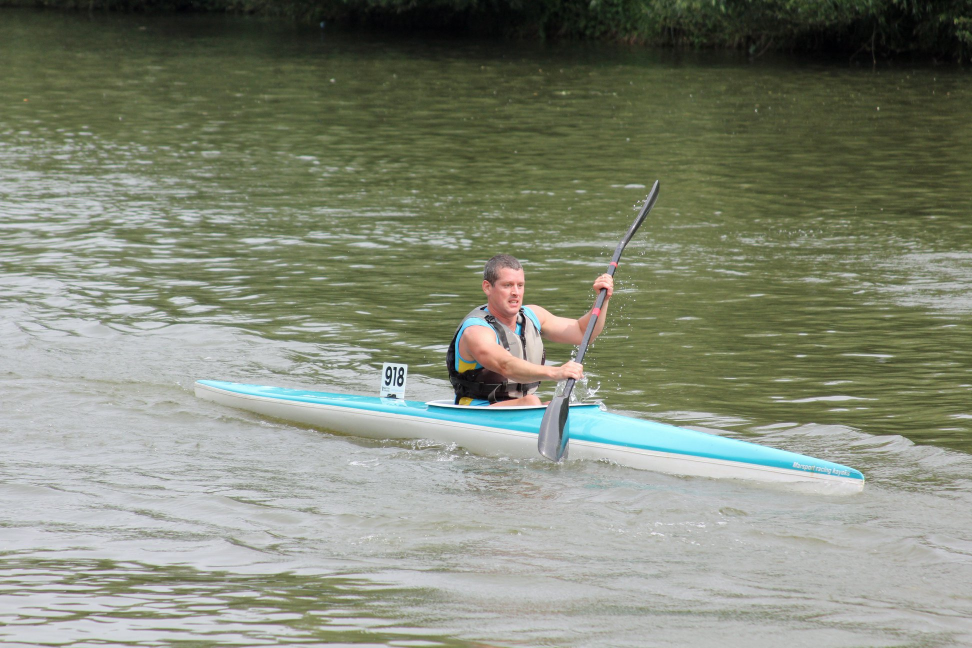
#> input picture img/img1.jpg, 1944 x 1296 px (shown at 1/2 size)
$ python filters.py -i img/img1.jpg
#> lines starting #> are read from the running program, lines starting #| are printed output that depends on the picture; after the words box and inside, x2 and y2 are one past the last pixel; in counts of white or black regions, pixels touching at a corner belong together
"""Using filters (+ eventually edge detection) to try to get number boards.
"""
import argparse
import math
import os
import typing

import numpy as np

import cv2
import networkx as nx
import pytesseract

# =============
# Magic numbers
# =============
MIN_CONTOUR_ASPECT_RATIO = 0.15  # Careful around digit "1"
MAX_CONTOUR_ASPECT_RATIO = 1
MIN_CONTOUR_AREA = 30
DELTA_ANGLE = 15  # Careful around skewed images
DELTA_AREA = 1
DELTA_WIDTH = 1
DELTA_HEIGHT = 0.2  # Number characters vary more in width than height


def calc_aspect_ratio(contour: np.ndarray) -> float:
    """Aspect ratio of a single contour"""
    _, _, width, height = cv2.boundingRect(contour)
    return width / height


def calc_dist_between_centres(cnt1: np.ndarray, cnt2: np.ndarray) -> float:
    """Distance between the centres of the bounding boxes of two contours"""
    x1, y1, w1, h1 = cv2.boundingRect(cnt1)
    x2, y2, w2, h2 = cv2.boundingRect(cnt2)

    cx1, cy1 = [x1 + w1 / 2, y1 + h1 / 2]
    cx2, cy2 = [x2 + w2 / 2, y2 + h2 / 2]

    return math.sqrt((cx1 - cx2)**2 + (cy1 - cy2)**2)


def calc_angle_between_centres(cnt1: np.ndarray, cnt2: np.ndarray) -> float:
    """Angle between the coordinates of the bounding box centres"""
    x1, y1, _, _ = cv2.boundingRect(cnt1)
    x2, y2, _, _ = cv2.boundingRect(cnt2)

    adjacent = abs(x1 - x2)
    opposite = abs(y1 - y2)

    if adjacent != 0:
        angle = math.atan(opposite / adjacent)
    else:
        angle = math.pi / 2

    # Convert to degrees for readability
    return angle * (180 / math.pi)


def calc_changes(cnt1: np.ndarray,
                 cnt2: np.ndarray) -> typing.Tuple[float, float, float]:
    """Calculate the changes in area, width and height between two contours"""
    _, _, w1, h1 = cv2.boundingRect(cnt1)
    _, _, w2, h2 = cv2.boundingRect(cnt2)

    delta_area = abs(w2 * h2 - w1 * h1) / (w1 * h1)
    delta_width = abs(w2 - w1) / w1
    delta_height = abs(h2 - h1) / h1

    return (delta_area, delta_width, delta_height)


if __name__ == '__main__':

    args_parser = argparse.ArgumentParser()
    args_parser.add_argument('--image',
                             '-i',
                             help="""location of image file to process""",
                             dest='img_loc',
                             required=True)
    args_parser.add_argument(
        '--debug',
        help='save intermediate images',
        dest='debug',
        action='store_true',
    )
    args_parser.add_argument(
        '--show-results',
        help='show results images',
        dest='show_results',
        action='store_true',
    )

    args_parser.set_defaults(debug=False)
    args_parser.set_defaults(show_results=False)
    args = args_parser.parse_args()

    debug = args.debug
    img_loc = args.img_loc
    show_results = args.show_results

    if not os.path.exists(img_loc):
        raise IOError(f'File {img_loc} does not exist')

    img = cv2.imread(img_loc)
#> img is the input picture: shape (1296, 1944, 3); mean B, G, R 119.7, 136.3, 130.6
    # img = cv2.resize(img, (620, 480))
    if debug:
        file_stem = os.path.splitext(os.path.basename(img_loc))[0]
        output_dir = os.path.join('/tmp/auto-hasler', file_stem)
        os.makedirs(output_dir, exist_ok=True)
        print(f'In debug mode: intermediate images written to {output_dir}')
        cv2.imwrite(os.path.join(output_dir, '1_original.png'), img)

    # Transform to grey image
    hsv = cv2.cvtColor(img, cv2.COLOR_BGR2HSV)
#> hsv: shape (1296, 1944, 3); mean H, S, V 52.8, 50.2, 138
    hue, saturation, greyscale = cv2.split(hsv)
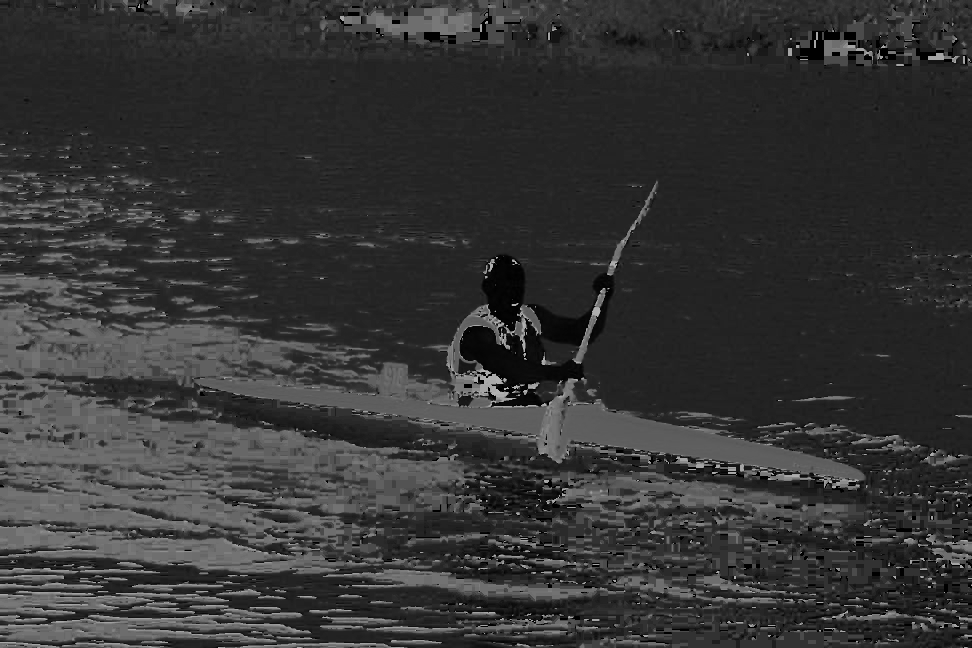
#> hue: shape (1296, 1944) (shown at 1/2 size); min 0, max 179, mean 52.8
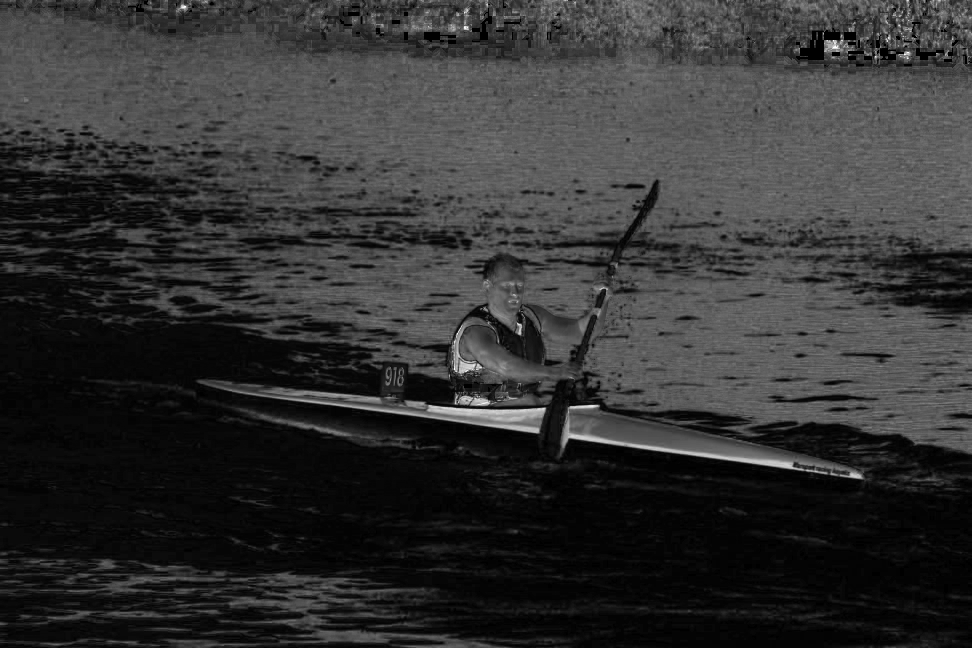
#> saturation: shape (1296, 1944) (shown at 1/2 size); min 0, max 255, mean 50.2
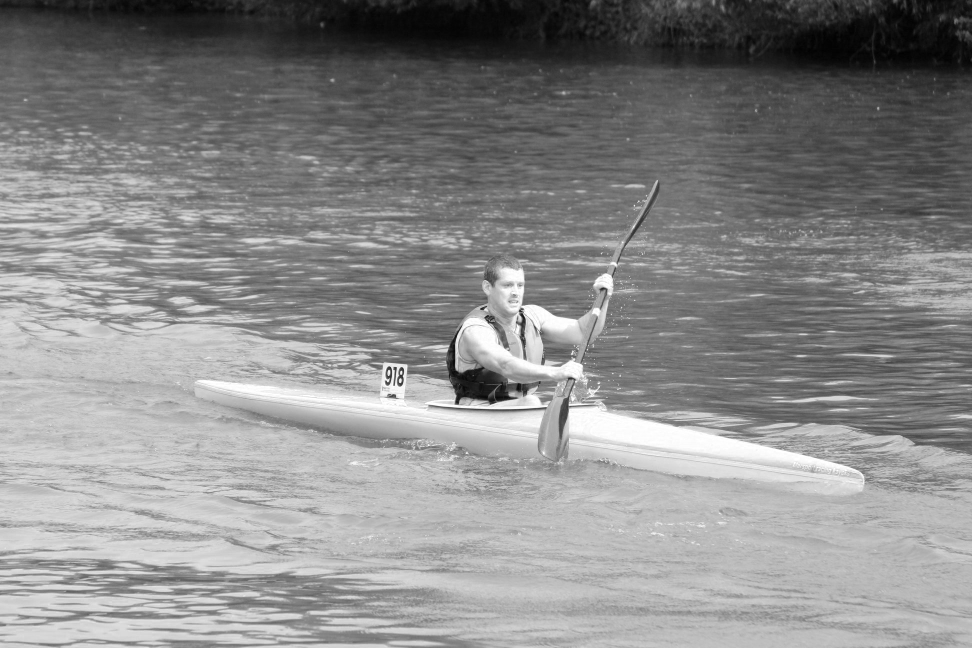
#> greyscale: shape (1296, 1944) (shown at 1/2 size); min 0, max 255, mean 138
    if debug:
        cv2.imwrite(os.path.join(output_dir, '2_grey.png'), greyscale)

    # kernel to use for morphological operations
    kernel = cv2.getStructuringElement(cv2.MORPH_RECT, (3, 3))

    # applying topHat/blackHat operations
    topHat = cv2.morphologyEx(greyscale, cv2.MORPH_TOPHAT, kernel)
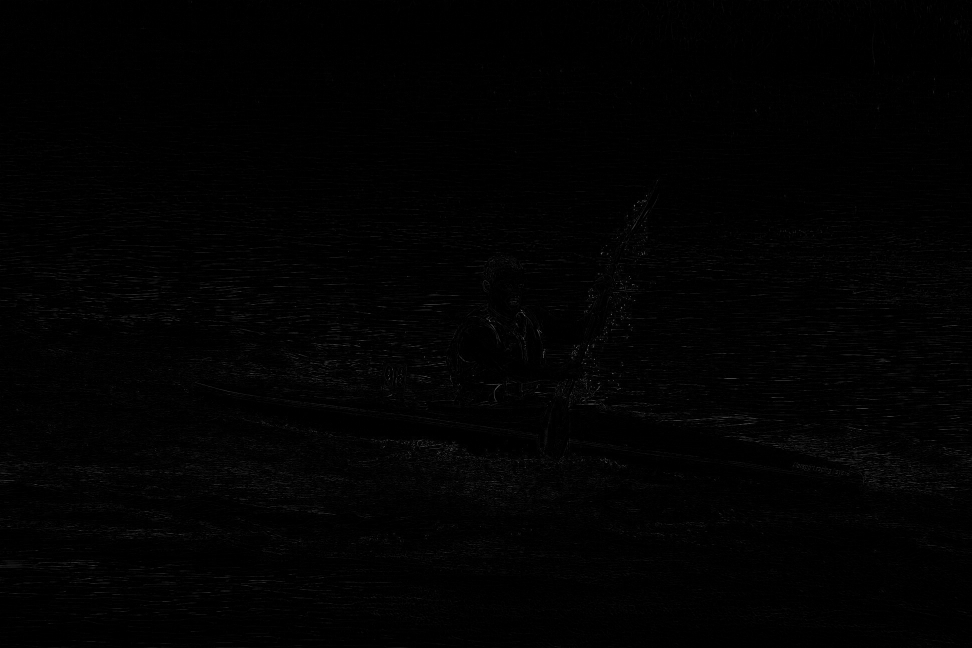
#> topHat: shape (1296, 1944) (shown at 1/2 size); min 0, max 159, mean 1.9
    blackHat = cv2.morphologyEx(greyscale, cv2.MORPH_BLACKHAT, kernel)
    if debug:
        cv2.imwrite(os.path.join(output_dir, '3_topHat.png'), topHat)
        cv2.imwrite(os.path.join(output_dir, '4_blackHat.png'), blackHat)

    # add and subtract between morphological operations
    add = cv2.add(greyscale, topHat)
    subtract = cv2.subtract(add, blackHat)
    if debug:
        cv2.imwrite(os.path.join(output_dir, '5_subtract.png'), subtract)

    # # applying Gaussian blur on subtract image
    blur = cv2.GaussianBlur(subtract, (5, 5), 0)
    if debug:
        cv2.imwrite(os.path.join(output_dir, '6_blur.png'), blur)

    # thresholding
    thresh = cv2.adaptiveThreshold(blur, 255, cv2.ADAPTIVE_THRESH_GAUSSIAN_C,
                                   cv2.THRESH_BINARY_INV, 19, 9)
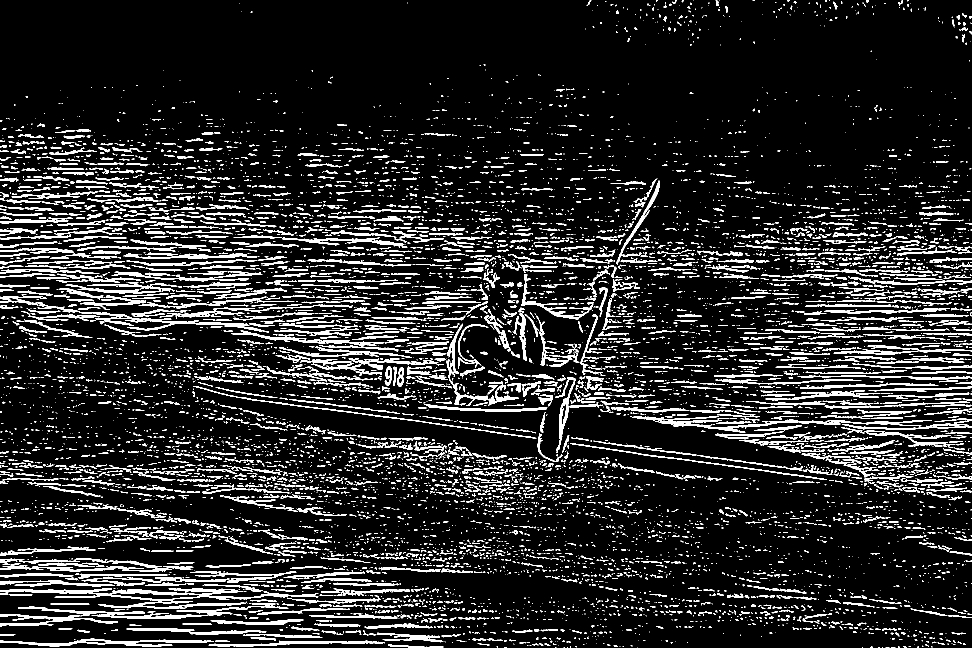
#> thresh: shape (1296, 1944) (shown at 1/2 size); 12.3% white; 8814 white regions (6573 under 20 px)
    if debug:
        cv2.imwrite(os.path.join(output_dir, '7_thresh.png'), thresh)

    # Check for contours on thresholded image
    contours, hierarchy = cv2.findContours(thresh, cv2.RETR_LIST,
                                           cv2.CHAIN_APPROX_SIMPLE)
#> contours = 8972 contours, 7543 with area under 20; largest, box (x1, y1, x2, y2) and area: (0, 1176, 637, 1218) 5008, (0, 1206, 577, 1253) 3760, (1260, 832, 1864, 865) 2498, (71, 604, 538, 665) 2252, (0, 1277, 428, 1294) 1932

    height, width = thresh.shape
#> height = 1296; width = 1944
    image_contours = np.zeros((height, width, 3), dtype=np.uint8)

    # Simple aspect ratio check for characters
    # This does the same job as looking for closed contours
    possible_chars = []
    for i, contour in enumerate(contours):

        if debug:
            # draw contours based on actual found contours of thresh image
            cv2.drawContours(image_contours, contours, i, (255, 255, 255))

        if MIN_CONTOUR_ASPECT_RATIO < calc_aspect_ratio(
                contour  # noqa: C812
        ) < MAX_CONTOUR_ASPECT_RATIO and MIN_CONTOUR_AREA < cv2.contourArea(
                contour):
            possible_chars.append(contour)
#> this loop made 8972 passes
#> (contour, width in calc_aspect_ratio, height in calc_aspect_ratio) on passes 1 to 3: ([[1724, 1295], [1725, 1295]], 2, 1), ([[1275, 1295]], 1, 1), ([[1110, 1295], [1112, 1295]], 3, 1)
#> image_contours: shape (1296, 1944, 3); every value is 0
#> after the loop, possible_chars = 39 contours; largest, box (x1, y1, x2, y2) and area: (893, 647, 1038, 812) 1788, (1110, 754, 1152, 906) 1218, (1233, 361, 1320, 529) 861, (1073, 632, 1158, 734) 818, (968, 630, 1021, 703) 728

    if debug:
        cv2.imwrite(os.path.join(output_dir, '8_contours.png'), image_contours)

    # Draw subset of contours
    if debug:
        image_contours = np.zeros((height, width, 3), np.uint8)
        cv2.drawContours(image_contours, possible_chars, -1, (255, 255, 255))
        cv2.imwrite(os.path.join(output_dir, '9_contours_possible_chars.png'),
                    image_contours)

    n_contours = len(possible_chars)
#> n_contours = 39
    matches = np.zeros((n_contours, n_contours), np.uint8)
    # Take pairs of candidate numbers and compare their attributes
    for i, cnt1 in enumerate(possible_chars):
        for j, cnt2 in enumerate(possible_chars):

            if i == j:  # Remove matches and double calcs
                continue

            _, _, w1, h1 = cv2.boundingRect(cnt1)
            cnt1_diagonal = math.sqrt(w1**2 + h1**2)
            dist_between_centres = calc_dist_between_centres(cnt1, cnt2)
            angle_between_centres = calc_angle_between_centres(cnt1, cnt2)
            delta_area, delta_width, delta_height = calc_changes(cnt1, cnt2)

            if dist_between_centres < 5 * cnt1_diagonal and \
                    angle_between_centres < DELTA_ANGLE and \
                    delta_area < DELTA_AREA and \
                    delta_width < DELTA_WIDTH and \
                    delta_height < DELTA_HEIGHT:
                matches[i][j] = 1
#> this loop made 39 passes
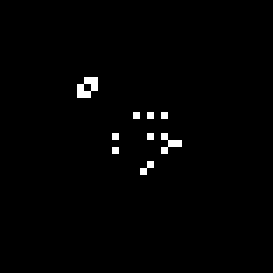
#> matches: shape (39, 39) (shown 7 times larger); values 0 (black) and 1 (white), 1.2% white in thin lines or dots, all inside (x1, y1, x2, y2) = (11, 11, 26, 25)

    # Find connected components of this graph
#> (the run stopped early here; a loop or call above may not have finished)

$ run again, on img/multiple1.jpg
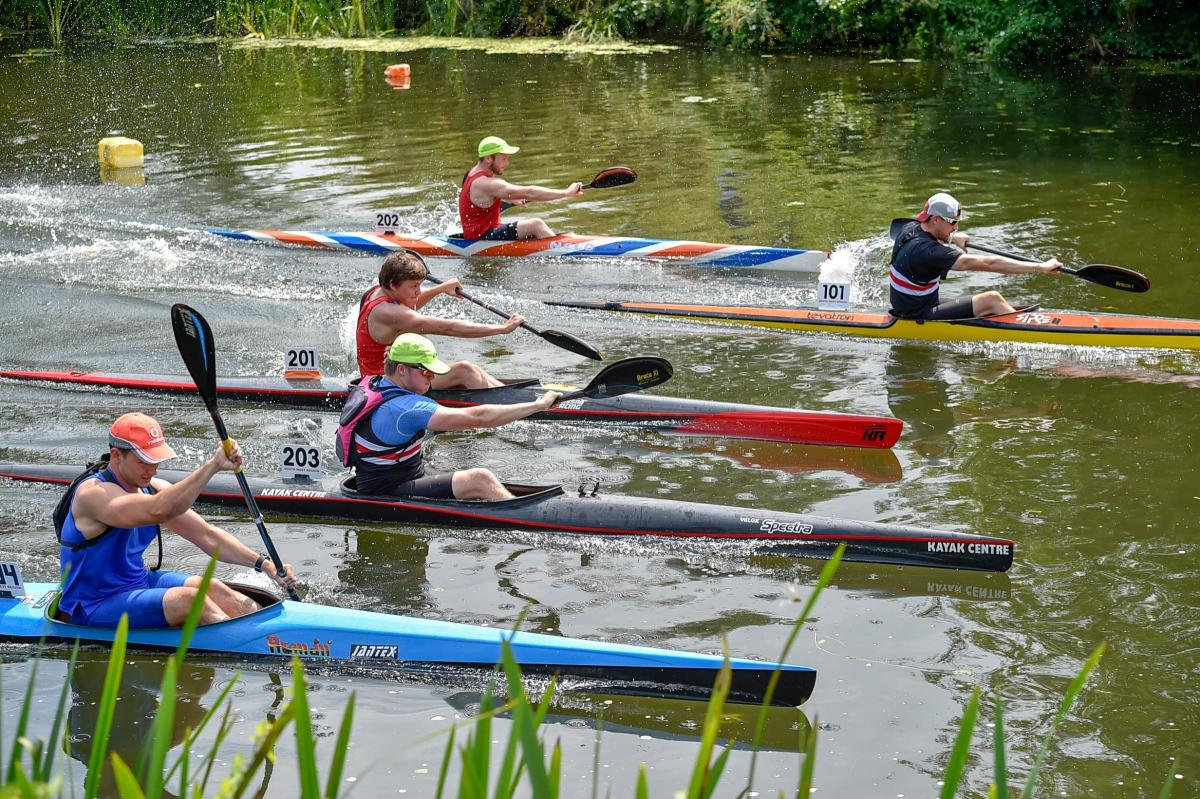
#> input picture img/multiple1.jpg, 1200 x 799 px
#> img is the input picture: shape (799, 1200, 3); mean B, G, R 99.7, 120.3, 115.8
#> hsv: shape (799, 1200, 3); mean H, S, V 61.3, 93.7, 129.3
#> `thresh = cv2.adaptiveThreshold(blur, 255, cv2.ADAPTIVE_THRESH_GAUSSIAN..`:
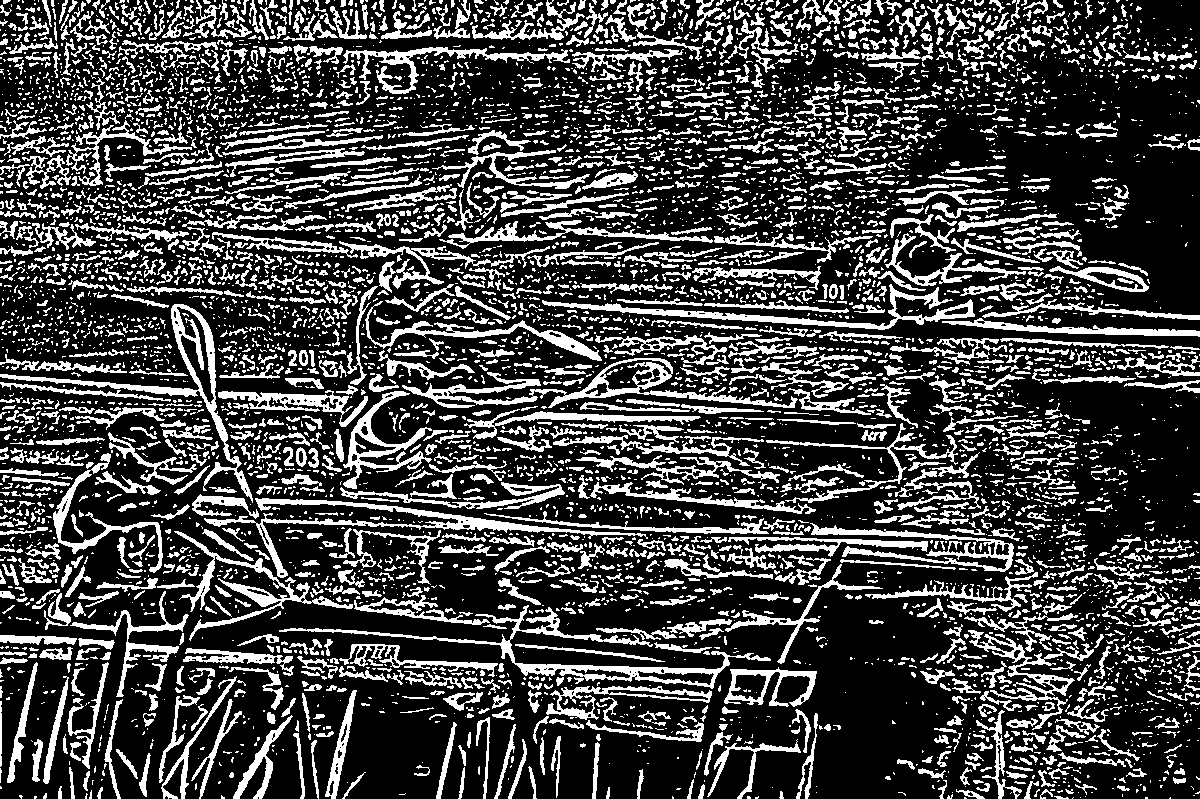
#> thresh: shape (799, 1200); 26.3% white; 6251 white regions (4386 under 20 px)
#> contours = 6701 contours, 5398 with area under 20; largest, box (x1, y1, x2, y2) and area: (402, 358, 798, 408) 4280, (0, 304, 253, 503) 4122, (279, 605, 771, 689) 4039, (204, 498, 648, 578) 2784, (542, 284, 975, 330) 2522
#> the loop `for i, contour in enumerate(contours): ` made 6701 passes
#> (contour, width in calc_aspect_ratio, height in calc_aspect_ratio) on passes 1 to 3: ([[1170, 797], [1169, 798], [1170, 798]], 2, 2), ([[1145, 797], [1145, 798], [1147, 798], [1147, 797]], 3, 2), ([[1080, 797]], 1, 1)
#> after the loop `for i, contour in enumerate(contours):`: possible_chars = 182 contours; largest, box (x1, y1, x2, y2) and area: (343, 391, 432, 489) 2060, (176, 306, 215, 405) 1342, (53, 453, 163, 573) 1285, (325, 690, 357, 799) 876, (233, 715, 293, 799) 820
#> n_contours = 182
#> the loop `for i, cnt1 in enumerate(possible_chars):` made 182 passes
#> after the loop `for i, cnt1 in enumerate(possible_chars):`:
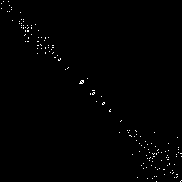
#> matches: shape (182, 182); values 0 (black) and 1 (white), 0.66% white in thin lines or dots
